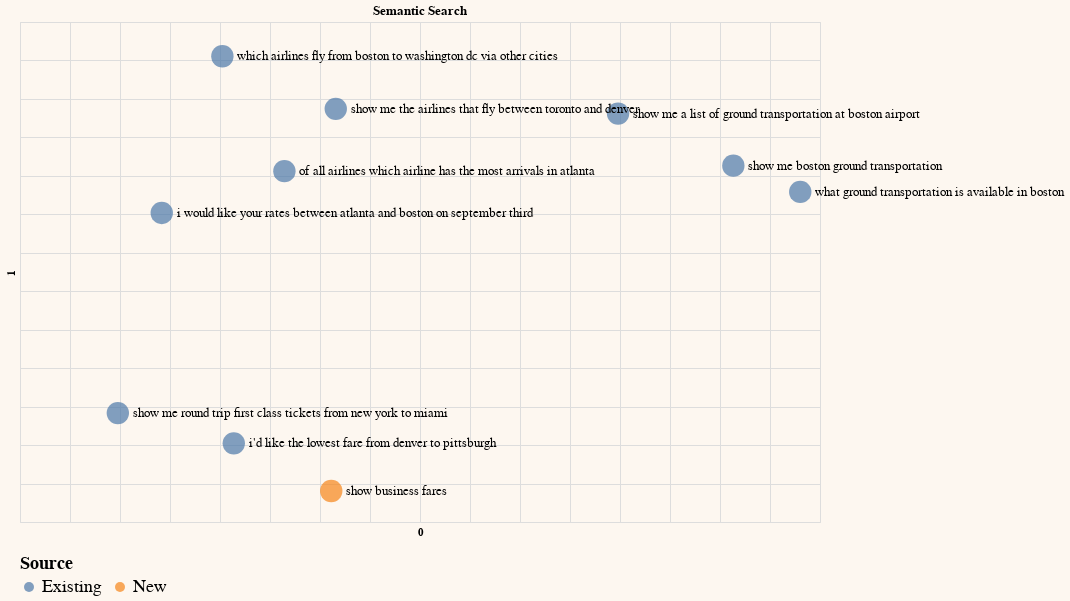

Notebook code for this chart:
### Code cell
# Create column for representing chart legend
df_sem_pc2['Source'] = 'Existing'
df_sem_pc2.at[len(df_sem_pc2)-1, 'Source'] = "New"

# Plot on a chart
df_sem_pc2.columns = df_sem_pc2.columns.astype(str)
selection = list(range(sample)) + [-1]
generate_chart(df_sem_pc2.iloc[selection],'0','1',color='Source',title='Semantic Search')

### Figure 1 — Vega-Lite specification as saved in the notebook (floating-point values rounded to 4 significant figures; data arrays with more than 128 entries replaced by an {"elided": "..."} marker saying what was removed)
{"config": {"view": {"continuousWidth": 400, "continuousHeight": 300}, "background": "#FDF7F0", "legend": {"labelFontSize": 18, "orient": "bottom", "titleFontSize": 18}}, "layer": [{"mark": {"type": "circle", "size": 500}, "encoding": {"color": {"field": "Source", "type": "nominal"}, "tooltip": [{"field": "query", "type": "nominal"}], "x": {"axis": {"domain": false, "labels": false, "ticks": false}, "field": "0", "scale": {"zero": false}, "type": "quantitative"}, "y": {"axis": {"domain": false, "labels": false, "ticks": false}, "field": "1", "scale": {"zero": false}, "type": "quantitative"}}}, {"mark": {"type": "text", "align": "left", "baseline": "middle", "color": "black", "dx": 15, "size": 13}, "encoding": {"color": {"value": "black"}, "text": {"field": "query", "type": "nominal"}, "tooltip": [{"field": "query", "type": "nominal"}], "x": {"axis": {"domain": false, "labels": false, "ticks": false}, "field": "0", "scale": {"zero": false}, "type": "quantitative"}, "y": {"axis": {"domain": false, "labels": false, "ticks": false}, "field": "1", "scale": {"zero": false}, "type": "quantitative"}}}], "data": {"name": "data-ec80d9c9806850b81f433e3713ec8c98"}, "height": 500, "title": "Semantic Search", "width": 800, "$schema": "https://vega.github.io/schema/vega-lite/v4.17.0.json", "datasets": {"data-ec80d9c9806850b81f433e3713ec8c98": [{"query": " which airlines fly from boston to washington dc via other cities", "query_embeds": {"elided": "1024 float values"}, "0": -0.09762, "1": 0.3055, "Source": "Existing"}, {"query": " show me the airlines that fly between toronto and denver", "query_embeds": {"elided": "1024 float values"}, "0": 0.01576, "1": 0.2371, "Source": "Existing"}, {"query": " show me round trip first class tickets from new york to miami", "query_embeds": {"elided": "1024 float values"}, "0": -0.2022, "1": -0.1584, "Source": "Existing"}, {"query": " i'd like the lowest fare from denver to pittsburgh", "query_embeds": {"elided": "1024 float values"}, "0": -0.0862, "1": -0.1977, "Source": "Existing"}, {"query": " show me a list of ground transportation at boston airport", "query_embeds": {"elided": "1024 float values"}, "0": 0.2981, "1": 0.2309, "Source": "Existing"}, {"query": " show me boston ground transportation", "query_embeds": {"elided": "1024 float values"}, "0": 0.4134, "1": 0.1633, "Source": "Existing"}, {"query": " of all airlines which airline has the most arrivals in atlanta", "query_embeds": {"elided": "1024 float values"}, "0": -0.0356, "1": 0.1561, "Source": "Existing"}, {"query": " what ground transportation is available in boston", "query_embeds": {"elided": "1024 float values"}, "0": 0.4802, "1": 0.1291, "Source": "Existing"}, {"query": " i would like your rates between atlanta and boston on september third", "query_embeds": {"elided": "1024 float values"}, "0": -0.1582, "1": 0.1017, "Source": "Existing"}, {"query": "show business fares", "query_embeds": {"elided": "1024 float values"}, "0": 0.01124, "1": -0.2597, "Source": "New"}]}}
